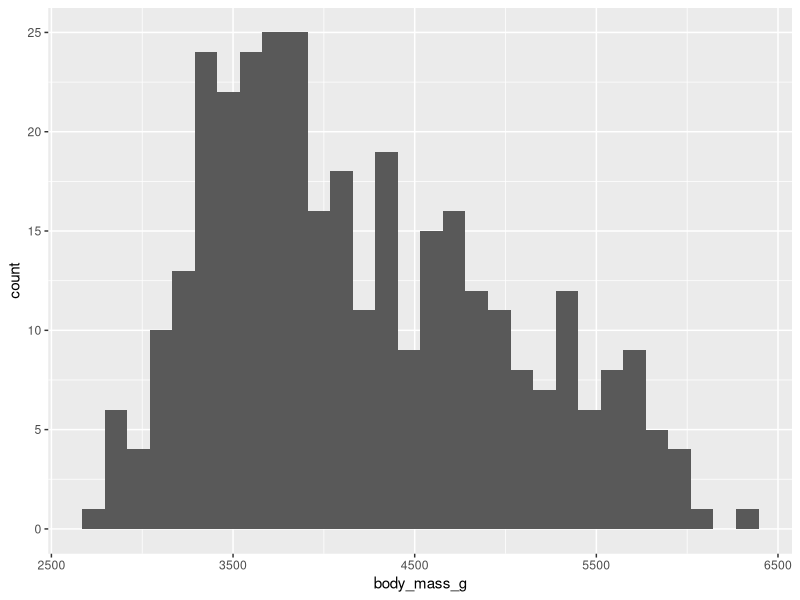
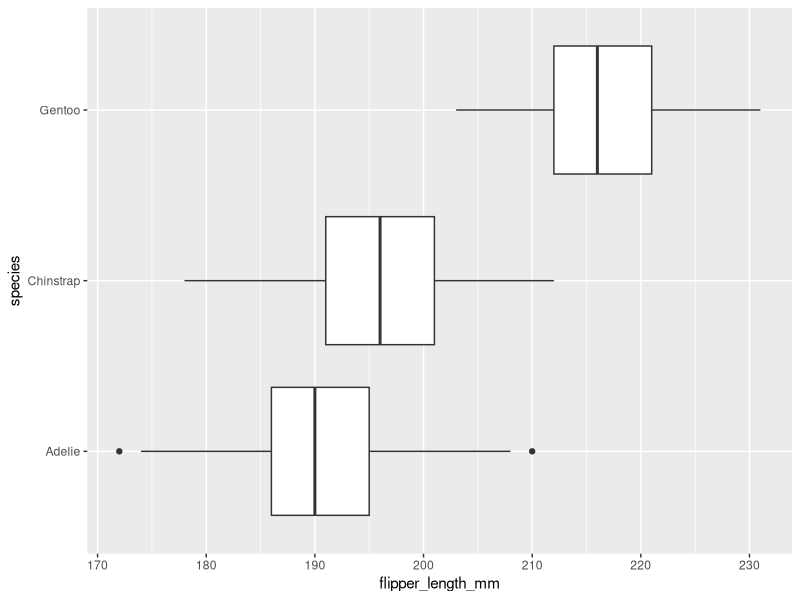
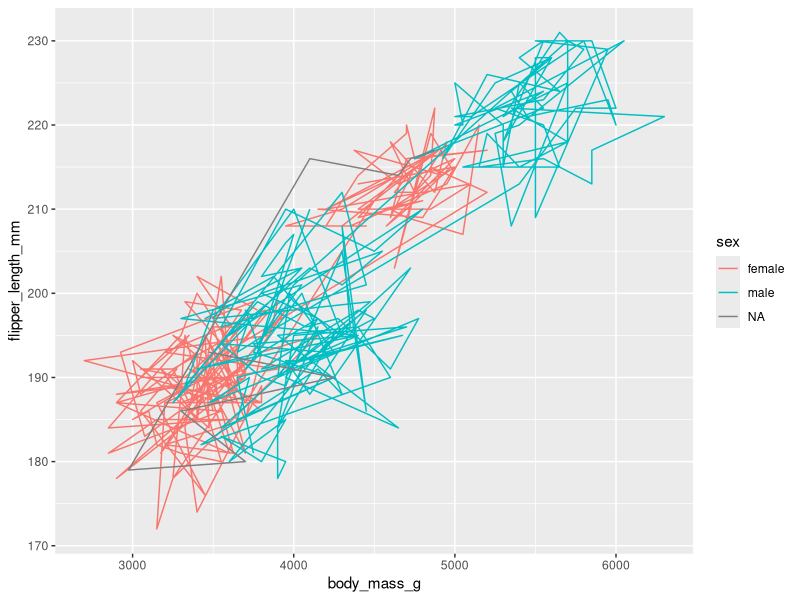

Recreate these plots in R, in order.
library(palmerpenguins)
library(ggplot2)

# Edit code to match figures -------------------------------------------------
# At the end of the guided notes for the second video you'll find three figures.
# Edit the following code so the outputs match the figures in the notes.

# Figure 1
ggplot(penguins, aes(body_mass_g)) +
  geom_histogram()

# Figure 2
ggplot(penguins, aes(flipper_length_mm, species)) +
  geom_boxplot()

# Figure 3
ggplot(penguins, aes(body_mass_g, flipper_length_mm, color = sex)) +
  geom_path()
